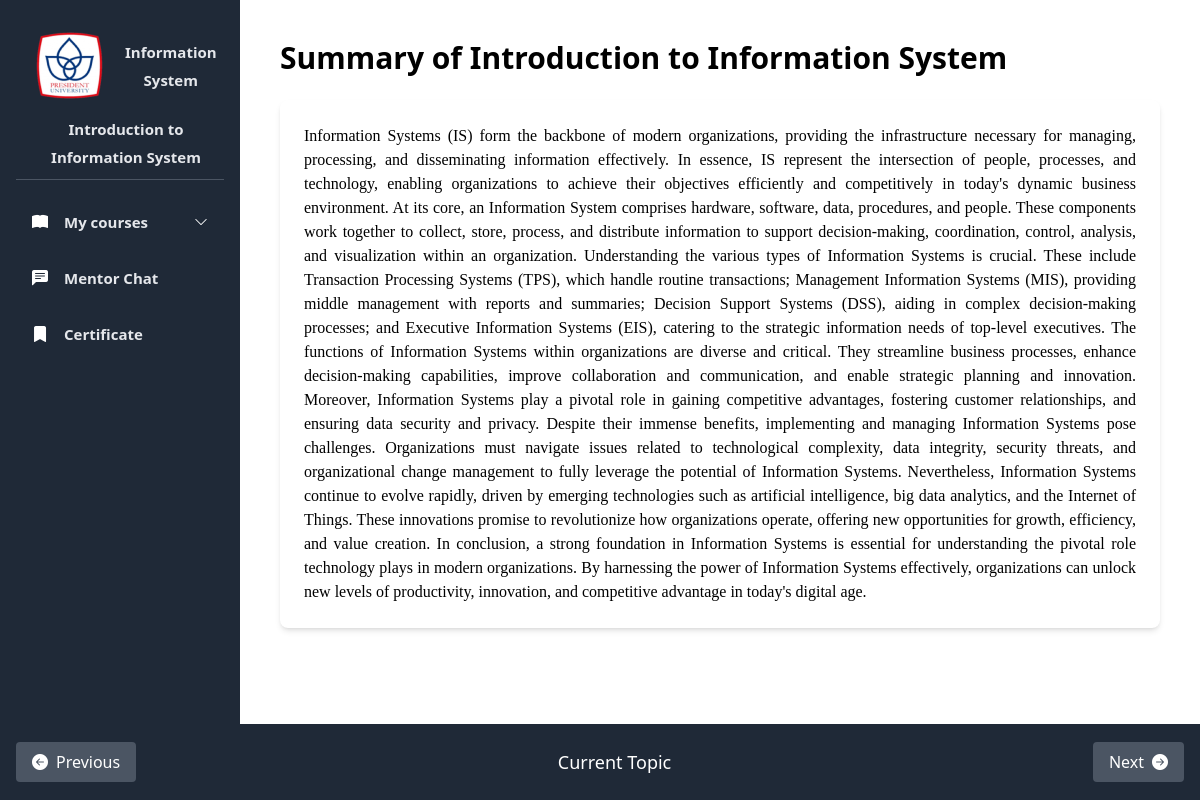
/pages/courses/summary.php?topic_id=1, run on the app's committed database.
### tables this page shows
CREATE TABLE `major` (
  `major_id` int(11) NOT NULL,
  `major_name` varchar(50) NOT NULL,
  `faculty_id` int(11) NOT NULL
);

CREATE TABLE `course` (
  `course_id` int(11) NOT NULL,
  `course_name` varchar(50) NOT NULL,
  `description` text NOT NULL,
  `faculty_id` int(11) NOT NULL,
  `major_id` int(11) NOT NULL,
  `img` varchar(50) NOT NULL,
  `start_date` date NOT NULL,
  `price` enum('Free','Paid') NOT NULL,
  `duration` varchar(50) NOT NULL,
  `difficulty` enum('Beginner','Intermediate','Advanced','') NOT NULL,
  `time` varchar(50) NOT NULL,
  `language` varchar(50) NOT NULL,
  `UserID` int(11) NOT NULL
);

CREATE TABLE `summary` (
  `summary_id` int(11) NOT NULL,
  `summary_title` varchar(50) NOT NULL,
  `summary_content` text NOT NULL,
  `topic_id` int(11) NOT NULL
);

### pages/courses/summary.php (the view, shortened to what this page needs)
<?php
include "../conn.php";
if (isset($_GET['topic_id'])) {
    $topic_id = $_GET['topic_id'];
}
$sql = "SELECT * FROM summary WHERE topic_id = ?";
$stmt = $conn->prepare($sql);
$stmt->bind_param("i", $topic_id);
$stmt->execute();
$result = $stmt->get_result();
if ($result->num_rows > 0) {
    $row = $result->fetch_assoc();
    $summaryTitle = $row['summary_title'];
    $summaryContent = $row['summary_content'];
} else {
    $summaryTitle = "Summary Not Found";
    $summaryContent = "No summary available for this topic.";
}
?>
<!DOCTYPE html>
<html lang="en">
<head>
    <link rel="stylesheet" href="../assets/css/style.css">
    <link rel="stylesheet" href="../../node_modules/bootstrap-icons/font/bootstrap-icons.css">
</head>
<body class="flex h-screen">
    <div class="inset-y-0 left-0 w-60 bg-gray-800 text-white ">
        <?php
        include 'sidebar.php';
        ?>
    </div>
    <div class="flex flex-col flex-1 overflow-hidden">
        <div class="flex-1 p-10 overflow-y-auto">
            <h1 class="text-3xl font-bold mb-6"><?php echo $summaryTitle; ?></h1>
            <div class="bg-white p-6 shadow-md rounded-lg">
                <p class="text-justify text-base font-serif"><?php echo $summaryContent; ?></p>
            </div>
        </div>
    </div>
    <footer class="bg-gray-800 text-white p-4 fixed bottom-0 w-full">
        <nav id="bottom-navigation" class="bottom-0 left-0 w-full flex justify-between items-center text-white">
            <a href="videoPlayer.php?topic_id=<?= $topic_id ?>" id="prev-topic" class="flex items-center py-2 px-4 bg-gray-600 hover:bg-gray-700 rounded">
                <i class="bi bi-arrow-left-circle-fill mr-2"></i>
                Previous
            </a>
            <div class="flex-grow flex justify-center my-2 md:my-0">
                <span id="current-topic" class="text-lg">Current Topic</span>
            </div>
            <a href="quiz.php?topic_id=<?= $topic_id ?>" id="next-topic" class="flex items-center py-2 px-4 bg-gray-600 hover:bg-gray-700 rounded">
                Next
                <i class="bi bi-arrow-right-circle-fill ml-2"></i>
            </a>
        </nav>
    </footer>
</body>
</html>

### pages/courses/sidebar.php (shortened to what this page needs)
<?php
include_once '../conn.php';
$myCourses = "My courses";
$sql = "SELECT w.week_id, w.week_name, c.course_id, m.major_name, c.course_name
        FROM week w
        JOIN course c ON w.course_id = c.course_id
        JOIN major m ON c.major_id = m.major_id";
$result = $conn->query($sql);
$weeks = [];
if ($result->num_rows > 0) {
  while ($row = $result->fetch_assoc()) {
    $weeks[] = [
      "week_id" => $row['week_id'],
      "week_name" => $row['week_name'],
      "major_name" => $row['major_name'],
      "course_name" => $row['course_name'],
      "url" => "./learn.php?week_id=" . $row['week_id']
    ];
  }
}
$otherItems = [
  ["icon" => "bi bi-chat-left-text-fill", "text" => "Mentor Chat", "link" => "./mentorchat.php"],
  ["icon" => "bi bi-bookmark-fill", "text" => "Certificate", "link" => "./Certificate.php"]
];
$majorName = $weeks[0]['major_name'];
$courseName = $weeks[0]['course_name'];
?>
<div class="flex h-screen">
  <div class="flex-none w-60 bg-gray-800 text-white p-4 flex flex-col">
    <div class="text-gray-100 text-xl">
      <div class="p-2.5 mt- flex items-center">
        <img src="./img/logo.png" class="px-2 py-1 rounded-md"></img>
        <h1 class="font-bold text-gray-200 text-[15px] ml-3 text-center">
          <?php echo $majorName; ?>
        </h1>
      </div>
      <h1 class="text-center font-bold text-gray-200 text-[15px] ml-3">
        <?php echo $courseName; ?>
      </h1>
      <div class="my-2 bg-gray-600 h-[1px]"></div>
    </div>
    <div class="p-2.5 mt-3 flex items-center rounded-md px-4 duration-300 cursor-pointer hover:bg-blue-600 text-white" onclick="dropdown()">
      <i class="bi bi-book-fill"></i>
      <div class="flex justify-between w-full items-center">
        <span class="text-[15px] ml-4 text-gray-200 font-bold"><?php echo $myCourses; ?></span>
        <span class="text-sm rotate-180" id="arrow">
          <i class="bi bi-chevron-down"></i>
        </span>
      </div>
    </div>
    <?php foreach ($otherItems as $item) : ?>
      <a href="<?php echo $item['link']; ?>" class="p-2.5 mt-3 flex items-center rounded-md px-4 duration-300 cursor-pointer hover:bg-blue-600 text-white">
        <i class="<?php echo $item['icon']; ?>"></i>
        <span class="text-[15px] ml-4 text-gray-200 font-bold"><?php echo $item['text']; ?></span>
      </a>
    <?php endforeach; ?>
  </div>
</div>

### pages/assets/css/style.css (style rules this page uses)
html, :host { line-height: 1.5; -webkit-text-size-adjust: 100%; -moz-tab-size: 4; -o-tab-size: 4; tab-size: 4; font-family: ui-sans-serif, system-ui, sans-serif, "Apple Color Emoji", "Segoe UI Emoji", "Segoe UI Symbol", "Noto Color Emoji"; font-feature-settings: normal; font-variation-settings: normal; -webkit-tap-highlight-color: transparent; }
body { margin: 0; line-height: inherit; }
h1, h2, h3, h4, h5, h6 { font-size: inherit; font-weight: inherit; }
a { color: inherit; text-decoration: inherit; }
blockquote, dl, dd, h1, h2, h3, h4, h5, h6, hr, figure, p, pre { margin: 0; }
img, svg, video, canvas, audio, iframe, embed, object { display: block; vertical-align: middle; }
img, video { max-width: 100%; height: auto; }
.fixed { position: fixed; }
.bottom-0 { bottom: 0px; }
.left-0 { left: 0px; }
.my-2 { margin-top: 0.5rem; margin-bottom: 0.5rem; }
.mb-6 { margin-bottom: 1.5rem; }
.ml-2 { margin-left: 0.5rem; }
.ml-3 { margin-left: 0.75rem; }
.ml-4 { margin-left: 1rem; }
.mr-2 { margin-right: 0.5rem; }
.mt-3 { margin-top: 0.75rem; }
.flex { display: flex; }
.h-\[1px\] { height: 1px; }
.h-screen { height: 100vh; }
.w-60 { width: 15rem; }
.w-full { width: 100%; }
.flex-1 { flex: 1 1 0%; }
.flex-none { flex: none; }
.cursor-pointer { cursor: pointer; }
.flex-col { flex-direction: column; }
.items-center { align-items: center; }
.justify-center { justify-content: center; }
.justify-between { justify-content: space-between; }
.overflow-hidden { overflow: hidden; }
.overflow-y-auto { overflow-y: auto; }
.rounded { border-radius: 0.25rem; }
.rounded-lg { border-radius: 0.5rem; }
.rounded-md { border-radius: 0.375rem; }
.bg-gray-600 { --tw-bg-opacity: 1; background-color: rgb(75 85 99 / var(--tw-bg-opacity)); }
.bg-gray-800 { --tw-bg-opacity: 1; background-color: rgb(31 41 55 / var(--tw-bg-opacity)); }
.bg-white { --tw-bg-opacity: 1; background-color: rgb(255 255 255 / var(--tw-bg-opacity)); }
.p-10 { padding: 2.5rem; }
.p-2\.5 { padding: 0.625rem; }
.p-4 { padding: 1rem; }
.p-6 { padding: 1.5rem; }
.px-2 { padding-left: 0.5rem; padding-right: 0.5rem; }
.px-4 { padding-left: 1rem; padding-right: 1rem; }
.py-1 { padding-top: 0.25rem; padding-bottom: 0.25rem; }
.py-2 { padding-top: 0.5rem; padding-bottom: 0.5rem; }
.text-center { text-align: center; }
.text-justify { text-align: justify; }
.font-serif { font-family: ui-serif, Georgia, Cambria, "Times New Roman", Times, serif; }
.text-3xl { font-size: 1.875rem; line-height: 2.25rem; }
.text-\[15px\] { font-size: 15px; }
.text-base { font-size: 1rem; line-height: 1.5rem; }
.text-lg { font-size: 1.125rem; line-height: 1.75rem; }
.text-sm { font-size: 0.875rem; line-height: 1.25rem; }
.text-xl { font-size: 1.25rem; line-height: 1.75rem; }
.font-bold { font-weight: 700; }
.text-gray-100 { --tw-text-opacity: 1; color: rgb(243 244 246 / var(--tw-text-opacity)); }
.text-gray-200 { --tw-text-opacity: 1; color: rgb(229 231 235 / var(--tw-text-opacity)); }
.text-white { --tw-text-opacity: 1; color: rgb(255 255 255 / var(--tw-text-opacity)); }
.shadow-md { --tw-shadow: 0 4px 6px -1px rgb(0 0 0 / 0.1), 0 2px 4px -2px rgb(0 0 0 / 0.1); --tw-shadow-colored: 0 4px 6px -1px var(--tw-shadow-color), 0 2px 4px -2px var(--tw-shadow-color); box-shadow: var(--tw-ring-offset-shadow, 0 0 #0000), var(--tw-ring-shadow, 0 0 #0000), var(--tw-shadow); }
.duration-300 { transition-duration: 300ms; }

### data on the page
major: major_name "Information System"
course: course_name "Introduction to Information System"
summary: summary_title "Summary of Introduction to Information System", summary_content "Information Systems (IS) form the backbone of modern organizations, providing the infrastructure necessary for managing, processing, and disseminating information effectively. In essence, IS represent the intersection of people, processes, and technology, enabling organizations to achieve their objectives efficiently and competitively in today's dynamic business environment. At its core, an Information System comprises hardware, software, data, procedures, and people. These components work together to collect, store, process, and distribute information to support decision-making, coordination, control, analysis, and visualization within an organization. Understanding the various types of…"

### other printed values
$myCourses "My courses"
$item['text'] "Mentor Chat"
$item['text'] "Certificate"
